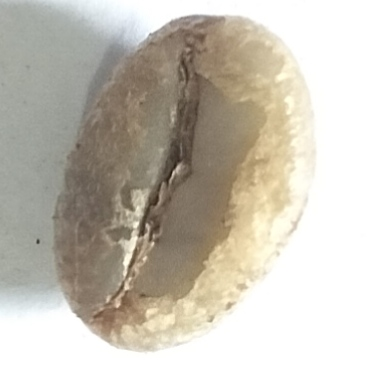
#> input picture dataset/baik/IMG_20260402_221214.jpg, 372 x 370 px; its folder holds only this picture in this run
$ jupyter execute --allow-errors train_model.ipynb   (older library calls are emulated)
#> lines starting #> are read from the running program, lines starting #| are printed output that depends on the picture
TAHAP PENGOLAHAN CITRA

[cell 1]
# Import Library

import cv2
import os
import numpy as np
import matplotlib.pyplot as plt

from skimage.feature import graycomatrix, graycoprops

from sklearn.model_selection import train_test_split
from sklearn.preprocessing import StandardScaler
from sklearn.svm import SVC
from sklearn.metrics import accuracy_score, confusion_matrix, classification_report, ConfusionMatrixDisplay, precision_score, recall_score, f1_score

import joblib

[cell 2]
# INPUT CITRA

for label in ['baik', 'buruk']:

    path = os.path.join("../dataset", label)
    files = os.listdir(path)

    for file in files:

        img_path = os.path.join(path, file)
        img = cv2.imread(img_path)
#> img is the input picture: shape (370, 372, 3); mean B, G, R 177.6, 189.7, 195.8

        if img is None:
            continue

        print("Label      :", label.capitalize())
        print("Nama File  :", file)

        plt.figure(figsize=(5,5))
        plt.imshow(cv2.cvtColor(img, cv2.COLOR_BGR2RGB))
        plt.title(f"Input Citra - {label.capitalize()}")
        plt.axis("off")
        plt.show()

        break

    break

[cell 3]
# RESIZE CITRA

img_resize = cv2.resize(img, (224, 224))

print("Ukuran Citra Asli   :", img.shape)
#| Ukuran Citra Asli   : (370, 372, 3)
print("Ukuran Setelah Resize :", img_resize.shape)
#| Ukuran Setelah Resize : (224, 224, 3)

plt.figure(figsize=(8,4))

plt.imshow(cv2.cvtColor(img_resize, cv2.COLOR_BGR2RGB))
plt.title("Hasil Resize (224×224)")
plt.axis("off")

plt.tight_layout()
plt.show()

[cell 4]
# KONVERSI GRAYSCALE

gray = cv2.cvtColor(img_resize, cv2.COLOR_BGR2GRAY)
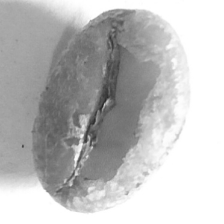
#> gray: shape (224, 224); min 37, max 255, mean 190.1


plt.imshow(gray, cmap="gray")
plt.title("Citra Grayscale")
plt.axis("off")

plt.tight_layout()
plt.show()

[cell 5]
# EKSTRAKSI FITUR WARNA RGB

mean_r = np.mean(img_resize[:, :, 2])
#> mean_r = 195.7
mean_g = np.mean(img_resize[:, :, 1])
#> mean_g = 189.6
mean_b = np.mean(img_resize[:, :, 0])
#> mean_b = 177.5

print(f"Red   (R) : {mean_r:.2f}")
#| Red   (R) : 195.68
print(f"Green (G) : {mean_g:.2f}")
#| Green (G) : 189.64
print(f"Blue  (B) : {mean_b:.2f}")
#| Blue  (B) : 177.49

rgb = cv2.cvtColor(img_resize, cv2.COLOR_BGR2RGB)

R = rgb.copy()
R[:, :, 1] = 0
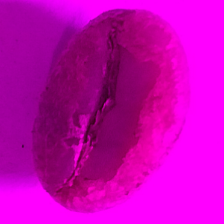
#> R: shape (224, 224, 3); mean R, G, B 195.7, 0, 177.5
R[:, :, 2] = 0
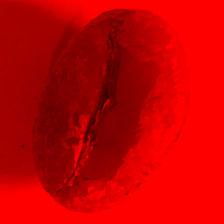
#> R: shape (224, 224, 3); mean R, G, B 195.7, 0, 0

G = rgb.copy()
G[:, :, 0] = 0
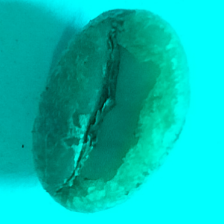
#> G: shape (224, 224, 3); mean R, G, B 0, 189.6, 177.5
G[:, :, 2] = 0
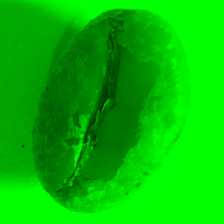
#> G: shape (224, 224, 3); mean R, G, B 0, 189.6, 0

B = rgb.copy()
B[:, :, 0] = 0
B[:, :, 1] = 0
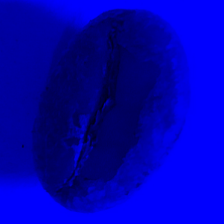
#> B: shape (224, 224, 3); mean R, G, B 0, 0, 177.5

plt.figure(figsize=(12,4))

plt.subplot(1,4,1)
plt.imshow(rgb)
plt.title("Citra Resize")
plt.axis("off")

plt.subplot(1,4,2)
plt.imshow(R)
plt.title("Red")

plt.axis("off")

plt.subplot(1,4,3)
plt.imshow(G)
plt.title("Green")
plt.axis("off")

plt.subplot(1,4,4)
plt.imshow(B)
plt.title("Blue")
plt.axis("off")

plt.tight_layout()
plt.show()

[cell 6]
# EKSTRAKSI FITUR GLCM

glcm = graycomatrix(
    gray,
    distances=[1],
    angles=[0],
    levels=256,
    symmetric=True,
    normed=True
)

contrast = graycoprops(glcm, 'contrast')[0, 0]
#> contrast = 48.99
energy = graycoprops(glcm, 'energy')[0, 0]
#> energy = 0.293
homogeneity = graycoprops(glcm, 'homogeneity')[0, 0]
#> homogeneity = 0.504
dissimilarity = graycoprops(glcm, 'dissimilarity')[0, 0]
#> dissimilarity = 3.16
correlation = graycoprops(glcm, 'correlation')[0, 0]
#> correlation = 0.992
asm = graycoprops(glcm, 'ASM')[0, 0]
#> asm = 0.0858

print(f"Contrast      : {contrast:.4f}")
#| Contrast      : 48.9948
print(f"Energy        : {energy:.4f}")
#| Energy        : 0.2930
print(f"Homogeneity   : {homogeneity:.4f}")
#| Homogeneity   : 0.5041
print(f"Dissimilarity : {dissimilarity:.4f}")
#| Dissimilarity : 3.1613
print(f"Correlation   : {correlation:.4f}")
#| Correlation   : 0.9924
print(f"ASM           : {asm:.4f}")
#| ASM           : 0.0858

plt.figure(figsize=(5,5))
plt.imshow(gray, cmap="gray")
plt.title("Citra Grayscale")
plt.axis("off")
plt.show()

[cell 7]
# PENGGABUNGAN FITUR

fitur = [
    mean_r,
    mean_g,
    mean_b,
    contrast,
    energy,
    homogeneity,
    dissimilarity,
    correlation,
    asm
]
#> fitur = [195.7, 189.6, 177.5, 48.99, 0.293, 0.504, 3.16, 0.992, 0.0858]

plt.figure(figsize=(5,5))
plt.imshow(cv2.cvtColor(img_resize, cv2.COLOR_BGR2RGB))
plt.title("Citra Hasil Resize")
plt.axis("off")
plt.show()

nama_fitur = [
    "Red (R)",
    "Green (G)",
    "Blue (B)",
    "Contrast",
    "Energy",
    "Homogeneity",
    "Dissimilarity",
    "Correlation",
    "ASM"
]

for nama, nilai in zip(nama_fitur, fitur):
    print(f"{nama:<15}: {nilai:.4f}")
#> this loop made 9 passes
#> (nama, nilai) on passes 1 to 9: ('Red (R)', 195.7), ('Green (G)', 189.6), ('Blue (B)', 177.5), ('Contrast', 48.99), ('Energy', 0.293), ('Homogeneity', 0.504), ('Dissimilarity', 3.16), ('Correlation', 0.992), ('ASM', 0.0858)
#| Red (R)        : 195.6769
#| Green (G)      : 189.6373
#| Blue (B)       : 177.4900
#| Contrast       : 48.9948
#| Energy         : 0.2930
#| Homogeneity    : 0.5041
#| Dissimilarity  : 3.1613
#| Correlation    : 0.9924
#> (further printed lines are left out)
